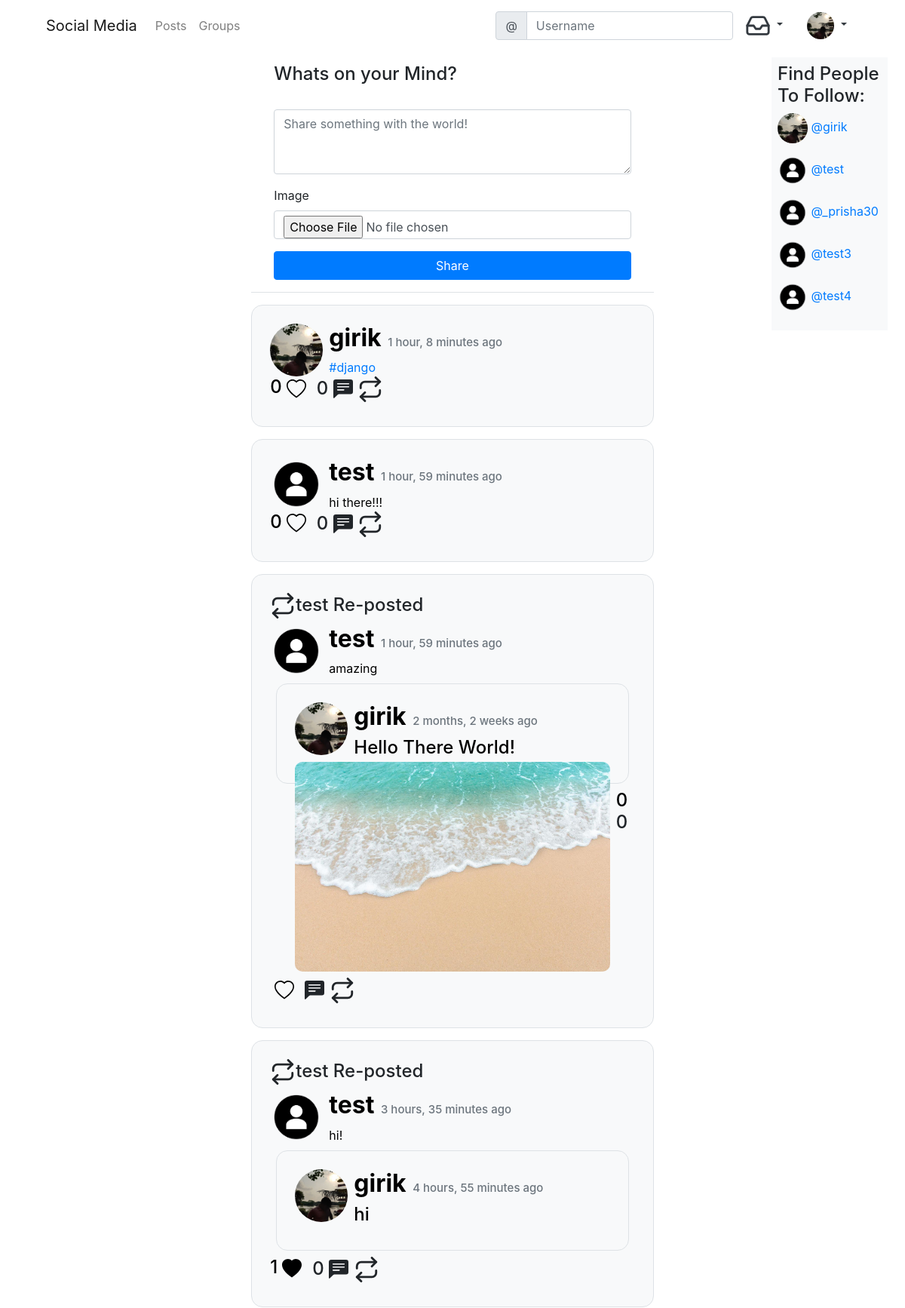
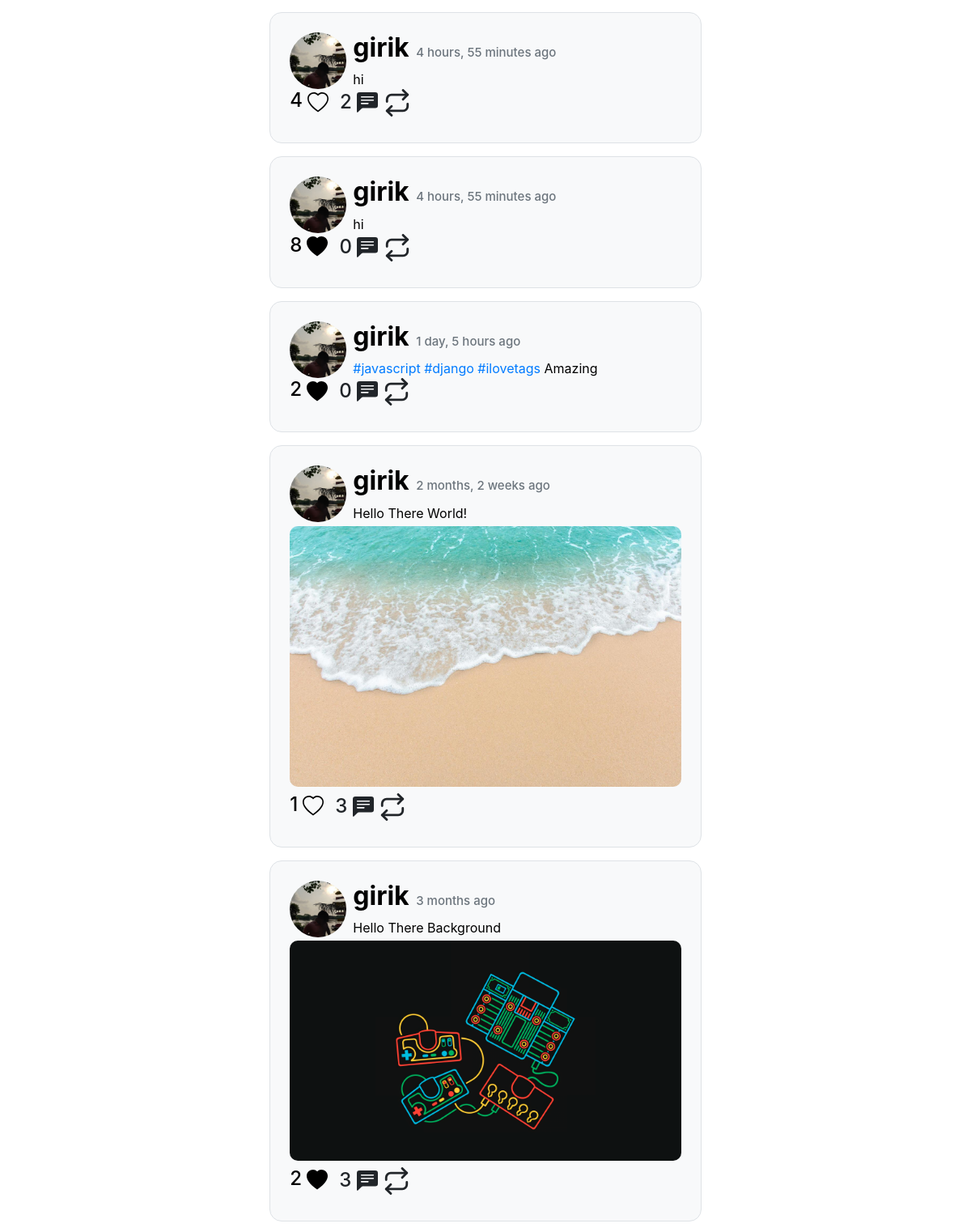
/posts/all/ (signed in, upper part), run on the app's committed database (2 pictures, top to bottom).
### social/models.py (models this page shows, shortened)
class UserProfile(models.Model):
    user = models.OneToOneField(User, primary_key=True, related_name='profile', on_delete=models.CASCADE)
    name = models.CharField(max_length = 150, blank = True, null = True)
    bio = models.TextField(max_length = 350, blank = True, null = True)
    GENDER_CHOICES = (
        ('', 'Choose Your Gender'),
        ('Male', 'Male'),
        ('Female', 'Female'),
        ('Rather Not Say', 'Rather Not Say')
    )
    gender = models.CharField(max_length=14, choices=GENDER_CHOICES)
    birth_date = models.DateField(blank = True, null = True)
    location = models.CharField(max_length = 150, blank = True, null = True)
    profile_background = models.ImageField(upload_to='uploads/profile_background', default='uploads/profile_background/default.jpg', blank=True)
    profile_pic = models.ImageField(upload_to='uploads/profile_pictures', default='uploads/profile_pictures/default_img.png', blank=True)
    followers = models.ManyToManyField(User, related_name='followers', blank = True)
    verified = models.BooleanField(default=False)

class Post(models.Model):
    author = models.ForeignKey(User, on_delete = models.CASCADE)
    image = models.ImageField(upload_to='uploads/posts', blank=True, null=True)
    body = models.TextField()
    created_on = models.DateTimeField(auto_now_add=True)
    likes = models.ManyToManyField(User, blank = True, related_name='likes')
    shared_user = models.ForeignKey(User, on_delete=models.CASCADE, related_name="+",blank=True, null=True)
    shared_body = models.TextField(blank=True, null=True)
    og_post_date = models.DateTimeField(blank=True, null=True)
    tags = models.ManyToManyField('Tag', blank=True)
    class Meta:
        ordering = ['-created_on']

### social/views.py (the view, shortened to what this page needs)
# urls.py: path('posts/all/', views.PostListView.as_view(), name='post_list'),
class PostListView(LoginRequiredMixin, View):
    login_url = '/accounts/login/'
    def get(self, request, *args, **kwargs):
        posts = models.Post.objects.all().order_by('-created_on')
        form = forms.PostForm
        share_form = forms.ShareForm()
        follow = list(models.UserProfile.objects.all())
        follow = random.choices(follow,  k = 5)
        follow = set(follow)
        context = {
            'post_list':posts,
            'follow':follow,
            'form':form,
            'shareform':share_form,
        }
        return render(request, 'social/post_list.html', context)

### social/forms.py
class ShareForm(forms.Form):
    body = forms.CharField(
        label='',
        widget = forms.Textarea(attrs={
            'rows':'3',
            'placeholder':'Quote'
        })
    )

### social/templatetags/custom_tags.py (called while the page is built)
@register.inclusion_tag('notif/notifications.html', takes_context = True)
def show_notifications(context):
    request_user = context['request'].user
    notifications = Notification.objects.filter(to_user=request_user).exclude(user_has_seen=True).order_by('-timestamp')
    return {'notifications':notifications}

### templates/social/post_list.html (shortened to what this page needs)
{% extends "base.html" %}
{% load bootstrap4 %}
{% block maincontent %}
<div class="row justify-content-center mt-3 mb-2">
    <div class="col-md-8 col-sm-12 border-bottom">
      <form class="container" method="post"  enctype="multipart/form-data">
        <h4>Whats on your Mind?</h4>
        {% bootstrap_form form %}
        <div class="d-grid gap-2">
          <input type="Submit" style="width:100%;" class="btn btn-primary mb-3" value="Share">
        </div>
      </form>
    </div>
</div>
{% if post_list %}
{% for post in post_list %}
{% if user in post.author.profile.followers.all or user == post.author %}
  {% if post.shared_user %}
  <div class="row justify-content-center mt-3">
    <div class="col-md-8 col-sm-12 border p-4 bg-light rounded-corners">
      <h4><i data-feather="repeat"></i>{{ post.shared_user}} Re-posted</h4>
      <img class="float-left mr-2" src="{{ post.shared_user.profile.profile_pic.url }}" style="border-radius:100%;" height="70" width="70" alt="Image Not loaded">
      <h2><a style="color:black; text-decoration:none" href="{% url "profile_view" pk=post.shared_user.profile.pk %}"><strong>{{ post.shared_user }}</strong></a> <span class="text-muted" style="font-size:15px;">{{ post.created_on|timesince }} ago</span> </h2>
        <a style="color:black; text-decoration:none" href="{% url "post_detail" pk=post.pk %}">
          <div class="body">
          </div>
      <h4>
        <div class="border p-4 m-2 rounded-corners">
          <img class="float-left mr-2" src="{{ post.author.profile.profile_pic.url }}" style="border-radius:100%;" height="70" width="70" alt="Image Not loaded">
          <h2><a style="color:black; text-decoration:none" href="{% url "profile_view" pk=post.author.profile.pk %}"><strong>{{ post.author }}</strong></a> <span class="text-muted" style="font-size:15px;">{{ post.og_post_date|timesince }} ago</span> </h2>
            <a style="color:black; text-decoration:none" href="{% url "post_detail" pk=post.pk %}">
              <div class="body">
              </div>
          {% if post.image %}
            <img class="float-left mr-2  mr-2 mt-1 mb-2" src="{{ post.image.url }}" style="border-radius:10px;" width="100%" alt="Image Not loaded">
          {% endif %}
        </div>
      <a style="color:black; text-decoration:none" href="{% url "people-liked" pk=post.pk %}"><span class="float-left">{{ post.likes.count }}</span></a>
        <form action="{% url "Add-Like" pk=post.pk %}" method="post">
          <button style="background-color:transparent; border:none;" class="float-left mr-2" type="submit" name="button">
            {% if user not in post.likes.all %}
            <svg xmlns="http://www.w3.org/2000/svg" width="26" height="26" fill="currentColor" class="bi bi-heart" viewBox="0 0 16 16">
              <path d="M8 2.748l-.717-.737C5.6.281 2.514.878 1.4 3.053c-.523 1.023-.641 2.5.314 4.385.92 1.815 2.834 3.989 6.286 6.357 3.452-2.368 5.365-4.542 6.286-6.357.955-1.886.838-3.362.314-4.385C13.486.878 10.4.28 8.717 2.01L8 2.748zM8 15C-7.333 4.868 3.279-3.04 7.824 1.143c.06.055.119.112.176.171a3.12 3.12 0 0 1 .176-.17C12.72-3.042 23.333 4.867 8 15z"/>
            </svg>
            {% else %}
            <svg xmlns="http://www.w3.org/2000/svg" width="26" height="26" fill="currentColor" class="bi bi-heart-fill" viewBox="0 0 16 16">
              <path fill-rule="evenodd" d="M8 1.314C12.438-3.248 23.534 4.735 8 15-7.534 4.736 3.562-3.248 8 1.314z"/>
            </svg>
            {% endif %}
          </button>
        </form>
        {{ post.comments.count }}
        {% if post.shared_user and post.shared_user == request.user %}
        <a href="{% url 'share_post_delete' post.pk %}"><i data-feather="repeat" style="color:aquamarine;"></i></a>
        {% else %}
        <i data-feather="repeat" onclick="rePostToggle('.re-post{{ post.pk }}')"></i>
        {% endif %}
      </h4>
      </a>
    </div>
</div>
  {% else %}
  <div class="row justify-content-center mt-3">
    <div class="col-md-8 col-sm-12 border p-4 bg-light rounded-corners">
      <img class="float-left mr-2" src="{{ post.author.profile.profile_pic.url }}" style="border-radius:100%;" height="70" width="70" alt="Image Not loaded">
      <h2><a style="color:black; text-decoration:none" href="{% url "profile_view" pk=post.author.profile.pk %}"><strong>{{ post.author }}</strong></a> <span class="text-muted" style="font-size:15px;">{{ post.created_on|timesince }} ago</span> </h2>
        <a style="color:black; text-decoration:none" href="{% url "post_detail" pk=post.pk %}">
          <div class="body">
          </div>
      {% if post.image %}
      <img class="float-left mr-2  mr-2 mt-1 mb-2" src="{{ post.image.url }}" style="border-radius:10px;" width="100%" alt="Image Not loaded">
      {% endif %}
      <h4>
<a style="color:black; text-decoration:none" href="{% url "people-liked" pk=post.pk %}"><span class="float-left">{{ post.likes.count }}</span></a>
        <form action="{% url "Add-Like" pk=post.pk %}" method="post">
          <button style="background-color:transparent; border:none;" class="float-left mr-2" type="submit" name="button">
            {% if user not in post.likes.all %}
            <svg xmlns="http://www.w3.org/2000/svg" width="26" height="26" fill="currentColor" class="bi bi-heart" viewBox="0 0 16 16">
              <path d="M8 2.748l-.717-.737C5.6.281 2.514.878 1.4 3.053c-.523 1.023-.641 2.5.314 4.385.92 1.815 2.834 3.989 6.286 6.357 3.452-2.368 5.365-4.542 6.286-6.357.955-1.886.838-3.362.314-4.385C13.486.878 10.4.28 8.717 2.01L8 2.748zM8 15C-7.333 4.868 3.279-3.04 7.824 1.143c.06.055.119.112.176.171a3.12 3.12 0 0 1 .176-.17C12.72-3.042 23.333 4.867 8 15z"/>
            </svg>
            {% else %}
            <svg xmlns="http://www.w3.org/2000/svg" width="26" height="26" fill="currentColor" class="bi bi-heart-fill" viewBox="0 0 16 16">
              <path fill-rule="evenodd" d="M8 1.314C12.438-3.248 23.534 4.735 8 15-7.534 4.736 3.562-3.248 8 1.314z"/>
            </svg>
            {% endif %}
          </button>
        </form>
        {{ post.comments.count }}
        {% if post.shared_user %}
        <i data-feather="repeat" style="color:aquamarine;"></i>
        {% else %}
        <i data-feather="repeat" onclick="rePostToggle('.re-post{{ post.pk }}')"></i>
        {% endif %}
      </h4>
      </a>
    </div>
</div>
  {% endif %}
{% endif %}
{% endfor %}
{% else %}
<div class="row justify-content-center mt-3">
  <div class="col-md-8 col-sm-12">
    <h1>Follow People to view their posts!</h1>
  </div>
</div>
{% endif %}
{% endblock %}
{% block RightContent  %}
  <div class="d-grid gap-2 m-2 p-1 bg-light p-2">
    <h4>Find People To Follow:</h4>
    {% for ppl in follow %}
      <p><img src="{{ ppl.profile_pic.url }}"  style="border-radius:100%;" height="40" width="40" alt=""> <a href="{% url "profile_view" pk=ppl.pk  %}">@{{ ppl.user.username }}</a></p>
    {% endfor %}
  </div>
{% endblock %}

### templates/base.html (shortened to what this page needs)
<!DOCTYPE html>
{% load static %}
{% load custom_tags %}
<html lang="en" dir="ltr">
  <head>
    <link rel="stylesheet" href="{% static 'css/master.css' %}">
    <link rel="stylesheet" href="https://cdn.jsdelivr.net/npm/bootstrap@4.6.0/dist/css/bootstrap.min.css"
>
  </head>
  <body>
  <div class="container">
    <nav class="MynavigationBar navbar navbar-expand-lg navbar-light sticky">
      <a class="navbar-brand" href="{% if user.is_authenticated %}{% url "post_list" %}{% else %}{% url "home" %}{% endif %}">Social Media</a>
      <div class="collapse navbar-collapse" id="navbarNavDropdown">
        <ul class="navbar-nav mr-auto mt-2 mt-lg-0">
          {% if user.is_authenticated %}
          <li class="nav-item">
            <a class="nav-link" href="{% url "post_list" %}">Posts</a>
          </li>
          <li class="nav-item">
            <a class="nav-link" href="{% url "list-group" %}">Groups</a>
          </li>
          {% endif %}
        </ul>
        <form class="form-inline" action="{% url "search" %}">
          <div class="input-group">
            <div class="input-group-prepend">
              <span class="input-group-text" id="basic-addon1">@</span>
            </div>
            <input type="text" class="form-control" placeholder="Username" aria-label="Username" aria-describedby="basic-addon1" name="query" value="{{ request.GET.query }}">
          </div>
        </form>
        {% if user.is_authenticated %}
        <div class="nav-item dropdown">
          <a class="nav-link dropdown-toggle text-dark" href="#" data-bs-toggle="dropdown"  id="naavbarnotif"  role="button" data-toggle="dropdown" aria-haspopup="true" aria-expanded="false">
            <i data-feather="inbox"></i>
          </a>
        </div>
        {% endif %}
        {% if user.is_authenticated %}
          <div class="nav-item dropdown">
            <a class="nav-link dropdown-toggle text-dark" href="#" data-bs-toggle="dropdown"  id="navbarDropdownMenuLink"  role="button" data-toggle="dropdown" aria-haspopup="true" aria-expanded="false">
              <img src="{{ user.profile.profile_pic.url }}" class="round_img" height="36" widht="36" alt="img not loaded">
            </a>
          </div>
          {% endif %}
      </div>
    </nav>
</div>
<div class="container-fluid">
<div class="row">
  <div class="col-lg-2 col-md-2 col-sm-12">
  </div>
  <div class="col-lg-8 col-md-10 col-sm-12">
  {% block maincontent %}
  {% endblock %}
  </div>
  <div class="col-lg-2 col-md-12 col-sm-12">
  {% block RightContent %}
  {% endblock %}
  </div>
</div>
</div>
  </body>
</html>

### static_in_venv/css/master.css (style rules this page uses)
.round_img { border-radius: 100%; }
.rounded-corners { border-radius: 15px; }
.feather { width: 34px; height: 34px; stroke: currentColor; stroke-width: 2; stroke-linecap: round; stroke-linejoin: round; fill: none; }

### data on the page
Post: author.profile.profile_pic (picture), author "girik", created_on "1 hour, 8 minutes", likes.count "0", comments.count "0"
Post: author.profile.profile_pic (placeholder picture), author "test", created_on "1 hour, 59 minutes", likes.count "0", comments.count "0"
Post: shared_user "test", shared_user.profile.profile_pic (placeholder picture), created_on "1 hour, 59 minutes", author.profile.profile_pic (picture), author "girik", og_post_date "2 months, 2 weeks", image (picture), likes.count "0", comments.count "0"
Post: shared_user "test", shared_user.profile.profile_pic (placeholder picture), created_on "3 hours, 35 minutes", author.profile.profile_pic (picture), author "girik", og_post_date "4 hours, 55 minutes", likes.count "1", comments.count "0"
Post: author.profile.profile_pic (picture), author "girik", created_on "4 hours, 55 minutes", likes.count "4", comments.count "2"
Post: author.profile.profile_pic (picture), author "girik", created_on "4 hours, 55 minutes", likes.count "8", comments.count "0"
Post: author.profile.profile_pic (picture), author "girik", created_on "1 day, 5 hours", likes.count "2", comments.count "0"
Post: author.profile.profile_pic (picture), author "girik", created_on "2 months, 2 weeks", image (picture), likes.count "1", comments.count "3"
Post: author.profile.profile_pic (picture), author "girik", created_on "3 months", image (picture), likes.count "2", comments.count "3"
UserProfile: profile_pic (picture), user.username "girik"
UserProfile: profile_pic (placeholder picture), user.username "test"
UserProfile: profile_pic (placeholder picture), user.username "_prisha30"
UserProfile: profile_pic (placeholder picture), user.username "test3"
UserProfile: profile_pic (placeholder picture), user.username "test4"
